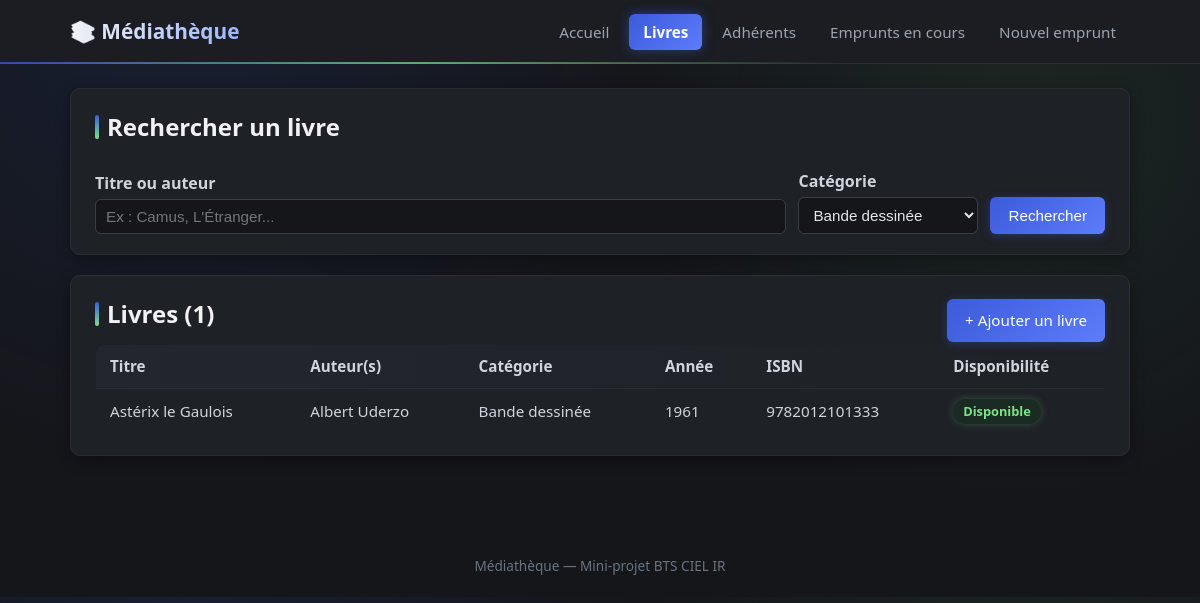
Screenshot of /mini-projet/livres.php?categorie=4 with the database file from the repository.
### tables this page shows
CREATE TABLE LIVRE (
    id_livre          INT AUTO_INCREMENT PRIMARY KEY,
    titre             VARCHAR(200) NOT NULL,
    isbn              VARCHAR(20) NOT NULL UNIQUE,
    annee_publication INT,
    disponible        BOOLEAN NOT NULL DEFAULT TRUE,
    id_categorie      INT,
    FOREIGN KEY (id_categorie) REFERENCES CATEGORIE(id_categorie)
);

CREATE TABLE CATEGORIE (
    id_categorie INT AUTO_INCREMENT PRIMARY KEY,
    libelle      VARCHAR(80) NOT NULL UNIQUE
);

### mini-projet/livres.php (the view, shortened to what this page needs)
<?php
require 'config/db.php';
$recherche = trim($_GET['q'] ?? '');
$categorieId = $_GET['categorie'] ?? '';
$sql = "
    SELECT
        l.id_livre, l.titre, l.isbn, l.annee_publication, l.disponible,
        c.libelle AS categorie,
        GROUP_CONCAT(DISTINCT CONCAT(a.prenom, ' ', a.nom) SEPARATOR ', ') AS auteurs
    FROM LIVRE l
    LEFT JOIN CATEGORIE c ON c.id_categorie = l.id_categorie
    LEFT JOIN LIVRE_AUTEUR la ON la.id_livre = l.id_livre
    LEFT JOIN AUTEUR a ON a.id_auteur = la.id_auteur
    WHERE 1 = 1
";
$params = [];
if ($categorieId !== '') {
    $sql .= " AND l.id_categorie = :categorie";
    $params['categorie'] = $categorieId;
}
$sql .= " GROUP BY l.id_livre ORDER BY l.titre ASC";
$stmt = $pdo->prepare($sql);
$stmt->execute($params);
$livres = $stmt->fetchAll();
$categories = $pdo->query("SELECT id_categorie, libelle FROM CATEGORIE ORDER BY libelle")->fetchAll();
require 'includes/header.php';
?>
<div class="card">
    <h2>Rechercher un livre</h2>
    <form method="get" action="livres.php" style="display:flex; gap:12px; flex-wrap:wrap; align-items:flex-end;">
        <div style="flex:1; min-width:200px;">
            <label for="q">Titre ou auteur</label>
            <input type="text" id="q" name="q" value="<?= htmlspecialchars($recherche) ?>" placeholder="Ex : Camus, L'Étranger...">
        </div>
        <div style="min-width:180px;">
            <label for="categorie">Catégorie</label>
            <select id="categorie" name="categorie">
                <?php foreach ($categories as $cat): ?>
                    <option value="<?= $cat['id_categorie'] ?>" <?= $categorieId == $cat['id_categorie'] ? 'selected' : '' ?>>
                        <?= htmlspecialchars($cat['libelle']) ?>
                    </option>
                <?php endforeach; ?>
            </select>
        </div>
        <div>
            <button type="submit">Rechercher</button>
        </div>
    </form>
</div>
<div class="card">
    <div style="display:flex; justify-content:space-between; align-items:center; flex-wrap:wrap; gap:10px;">
        <h2>Livres (<?= count($livres) ?>)</h2>
        <a class="btn" href="ajouter_livre.php" style="margin-top:0;">+ Ajouter un livre</a>
    </div>
    <table>
        <thead>
        <tr>
            <th>Titre</th>
            <th>Auteur(s)</th>
            <th>Catégorie</th>
            <th>Année</th>
            <th>ISBN</th>
            <th>Disponibilité</th>
        </tr>
        </thead>
        <tbody>
        <?php foreach ($livres as $livre): ?>
            <tr>
                <td><?= htmlspecialchars($livre['titre']) ?></td>
                <td><?= htmlspecialchars($livre['auteurs'] ?? '—') ?></td>
                <td><?= htmlspecialchars($livre['categorie'] ?? '—') ?></td>
                <td><?= htmlspecialchars($livre['annee_publication']) ?></td>
                <td><?= htmlspecialchars($livre['isbn']) ?></td>
                <td>
                    <?php if ($livre['disponible']): ?>
                        <span class="badge badge-dispo">Disponible</span>
                    <?php else: ?>
                        <span class="badge badge-emprunte">Emprunté</span>
                    <?php endif; ?>
                </td>
            </tr>
        <?php endforeach; ?>
        </tbody>
    </table>
</div>
<?php require 'includes/footer.php'; ?>

### mini-projet/assets/style.css (style rules this page uses)
* { box-sizing: border-box; margin: 0; padding: 0; }
body { font-family: "Segoe UI", Arial, sans-serif; background: radial-gradient(circle at 15% 0%, rgba(59, 91, 219, 0.12), transparent 40%), radial-gradient(circle at 85% 20%, rgba(126, 224, 138, 0.08), transparent 35%), #14161a; color: #e4e6eb; line-height: 1.5; }
.card { background: #1e2126; border: 1px solid #2a2d33; border-radius: 10px; padding: 20px 24px; margin-bottom: 20px; box-shadow: 0 4px 14px rgba(0, 0, 0, 0.35); transition: border-color 0.15s, box-shadow 0.15s; }
h2 { margin-bottom: 12px; color: #f1f2f4; display: flex; align-items: center; gap: 8px; }
h2::before { content: ""; display: inline-block; width: 4px; height: 1em; background: linear-gradient(180deg, #3b5bdb, #7ee08a); border-radius: 2px; }
table { width: 100%; border-collapse: collapse; background: #1e2126; border: 1px solid #2a2d33; border-radius: 10px; overflow: hidden; }
thead { background: linear-gradient(90deg, #23262c, #1e2126); color: #e4e6eb; }
th, td { padding: 10px 14px; text-align: left; border-bottom: 1px solid #2a2d33; font-size: 0.95rem; color: #d1d5db; }
tbody tr { transition: background 0.15s; }
tbody tr:last-child td { border-bottom: none; }
.badge { display: inline-block; padding: 3px 10px; border-radius: 20px; font-size: 0.8rem; font-weight: 600; }
.badge-dispo { background: #16332099; color: #7ee08a; box-shadow: 0 0 8px rgba(126, 224, 138, 0.25); }
form label { display: block; font-weight: 600; margin-top: 12px; margin-bottom: 4px; color: #d1d5db; }
form input[type="text"], form input[type="date"], form input[type="email"], form select { width: 100%; padding: 8px 10px; background: #14161a; border: 1px solid #3a3d44; border-radius: 6px; font-size: 0.95rem; color: #e4e6eb; transition: border-color 0.15s, box-shadow 0.15s; }
form button, .btn { margin-top: 16px; background: linear-gradient(135deg, #3b5bdb, #5c7cfa); color: #fff; border: none; padding: 10px 18px; border-radius: 6px; font-size: 0.95rem; cursor: pointer; text-decoration: none; display: inline-block; box-shadow: 0 2px 10px rgba(59, 91, 219, 0.35); transition: transform 0.1s, box-shadow 0.15s; }

### rows the page displays
livre: titre "Astérix le Gaulois", auteurs "Albert Uderzo", id_categorie.libelle "Bande dessinée", annee_publication "1961", isbn "9782012101333", disponible "Disponible"

### other values shown
count($livres) "1"
form field categorie "Bande dessinée"
